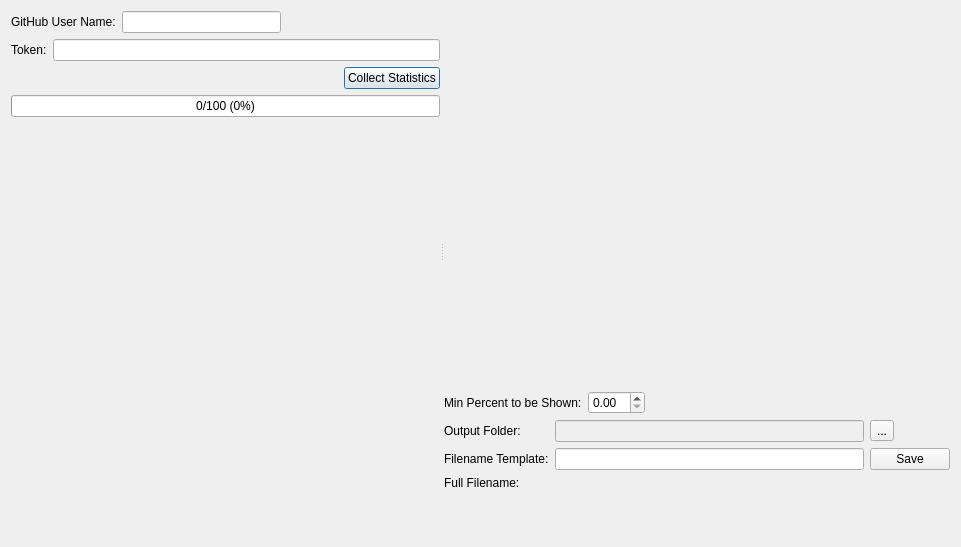
<?xml version="1.0" encoding="UTF-8"?>
<ui version="4.0">
 <class>Dialog</class>
 <widget class="QDialog" name="Dialog">
  <property name="geometry">
   <rect>
    <x>0</x>
    <y>0</y>
    <width>961</width>
    <height>547</height>
   </rect>
  </property>
  <property name="windowTitle">
   <string>Dialog</string>
  </property>
  <layout class="QGridLayout" name="gridLayout_2" rowstretch="1,0,0">
   <item row="2" column="0">
    <layout class="QHBoxLayout" name="horizontalLayout_3">
     <item>
      <widget class="QLabel" name="program_name_n_version">
       <property name="text">
        <string>&lt;program name &amp; version&gt;</string>
       </property>
       <property name="alignment">
        <set>Qt::AlignRight|Qt::AlignTrailing|Qt::AlignVCenter</set>
       </property>
      </widget>
     </item>
     <item>
      <spacer name="horizontalSpacer">
       <property name="orientation">
        <enum>Qt::Horizontal</enum>
       </property>
       <property name="sizeHint" stdset="0">
        <size>
         <width>40</width>
         <height>20</height>
        </size>
       </property>
      </spacer>
     </item>
     <item>
      <widget class="QLabel" name="copyright">
       <property name="text">
        <string>&lt;copyright&gt;</string>
       </property>
       <property name="openExternalLinks">
        <bool>true</bool>
       </property>
      </widget>
     </item>
    </layout>
   </item>
   <item row="0" column="0">
    <widget class="QSplitter" name="splitter">
     <property name="orientation">
      <enum>Qt::Horizontal</enum>
     </property>
     <widget class="QWidget" name="layoutWidget">
      <layout class="QVBoxLayout" name="verticalLayout">
       <item>
        <layout class="QHBoxLayout" name="horizontalLayout">
         <item>
          <widget class="QLabel" name="label">
           <property name="text">
            <string>GitHub User Name:</string>
           </property>
          </widget>
         </item>
         <item>
          <widget class="QLineEdit" name="username"/>
         </item>
         <item>
          <spacer name="horizontalSpacer_3">
           <property name="orientation">
            <enum>Qt::Horizontal</enum>
           </property>
           <property name="sizeHint" stdset="0">
            <size>
             <width>40</width>
             <height>20</height>
            </size>
           </property>
          </spacer>
         </item>
        </layout>
       </item>
       <item>
        <layout class="QHBoxLayout" name="horizontalLayout_2">
         <item>
          <widget class="QLabel" name="label_2">
           <property name="text">
            <string>Token:</string>
           </property>
          </widget>
         </item>
         <item>
          <widget class="QLineEdit" name="token">
           <property name="echoMode">
            <enum>QLineEdit::Password</enum>
           </property>
          </widget>
         </item>
        </layout>
       </item>
       <item>
        <layout class="QHBoxLayout" name="horizontalLayout_6">
         <item>
          <widget class="QLabel" name="stats_status">
           <property name="text">
            <string>&lt;statistics status&gt;</string>
           </property>
           <property name="textFormat">
            <enum>Qt::RichText</enum>
           </property>
          </widget>
         </item>
         <item>
          <spacer name="horizontalSpacer_4">
           <property name="orientation">
            <enum>Qt::Horizontal</enum>
           </property>
           <property name="sizeHint" stdset="0">
            <size>
             <width>40</width>
             <height>20</height>
            </size>
           </property>
          </spacer>
         </item>
         <item>
          <widget class="QPushButton" name="start_stop">
           <property name="text">
            <string>Collect Statistics</string>
           </property>
          </widget>
         </item>
        </layout>
       </item>
       <item>
        <widget class="QProgressBar" name="progress_bar">
         <property name="value">
          <number>0</number>
         </property>
         <property name="format">
          <string extracomment="Repos">%v/%m (%p%)</string>
         </property>
        </widget>
       </item>
       <item>
        <widget class="QLabel" name="debug">
         <property name="text">
          <string/>
         </property>
        </widget>
       </item>
       <item>
        <spacer name="verticalSpacer">
         <property name="orientation">
          <enum>Qt::Vertical</enum>
         </property>
         <property name="sizeHint" stdset="0">
          <size>
           <width>20</width>
           <height>45</height>
          </size>
         </property>
        </spacer>
       </item>
      </layout>
     </widget>
     <widget class="QWidget" name="layoutWidget">
      <layout class="QVBoxLayout" name="verticalLayout_2">
       <item>
        <widget class="PreviewWidget" name="preview" native="true">
         <property name="sizePolicy">
          <sizepolicy hsizetype="Preferred" vsizetype="Expanding">
           <horstretch>0</horstretch>
           <verstretch>0</verstretch>
          </sizepolicy>
         </property>
        </widget>
       </item>
       <item>
        <layout class="QHBoxLayout" name="horizontalLayout_5">
         <item>
          <widget class="QLabel" name="label_3">
           <property name="text">
            <string>Min Percent to be Shown:</string>
           </property>
          </widget>
         </item>
         <item>
          <widget class="QDoubleSpinBox" name="min_percent"/>
         </item>
         <item>
          <spacer name="horizontalSpacer_2">
           <property name="orientation">
            <enum>Qt::Horizontal</enum>
           </property>
           <property name="sizeHint" stdset="0">
            <size>
             <width>40</width>
             <height>20</height>
            </size>
           </property>
          </spacer>
         </item>
        </layout>
       </item>
       <item>
        <layout class="QGridLayout" name="gridLayout">
         <item row="0" column="0">
          <widget class="QLabel" name="label_4">
           <property name="text">
            <string>Output Folder:</string>
           </property>
          </widget>
         </item>
         <item row="0" column="1">
          <widget class="QLineEdit" name="output_folder">
           <property name="enabled">
            <bool>false</bool>
           </property>
           <property name="inputMask">
            <string/>
           </property>
           <property name="text">
            <string/>
           </property>
           <property name="cursorPosition">
            <number>0</number>
           </property>
           <property name="placeholderText">
            <string/>
           </property>
           <property name="clearButtonEnabled">
            <bool>false</bool>
           </property>
          </widget>
         </item>
         <item row="0" column="2">
          <widget class="QToolButton" name="choose_out_image_dir">
           <property name="text">
            <string>...</string>
           </property>
          </widget>
         </item>
         <item row="1" column="0">
          <widget class="QLabel" name="label_6">
           <property name="text">
            <string>Filename Template:</string>
           </property>
          </widget>
         </item>
         <item row="1" column="1">
          <widget class="QLineEdit" name="image_filename_template"/>
         </item>
         <item row="1" column="2">
          <widget class="QPushButton" name="save_image">
           <property name="text">
            <string>Save</string>
           </property>
          </widget>
         </item>
         <item row="2" column="0">
          <widget class="QLabel" name="label_5">
           <property name="text">
            <string>Full Filename:</string>
           </property>
          </widget>
         </item>
         <item row="2" column="1" colspan="2">
          <widget class="QLabel" name="full_image_file_path">
           <property name="text">
            <string>&lt;full tilename&gt;</string>
           </property>
          </widget>
         </item>
        </layout>
       </item>
      </layout>
     </widget>
    </widget>
   </item>
   <item row="1" column="0">
    <spacer name="verticalSpacer_2">
     <property name="orientation">
      <enum>Qt::Vertical</enum>
     </property>
     <property name="sizeType">
      <enum>QSizePolicy::Fixed</enum>
     </property>
     <property name="sizeHint" stdset="0">
      <size>
       <width>20</width>
       <height>20</height>
      </size>
     </property>
    </spacer>
   </item>
  </layout>
 </widget>
 <customwidgets>
  <customwidget>
   <class>PreviewWidget</class>
   <extends>QWidget</extends>
   <header>git_stats_plate_gen.gui.preview_widget</header>
   <container>1</container>
  </customwidget>
 </customwidgets>
 <resources/>
 <connections/>
</ui>
